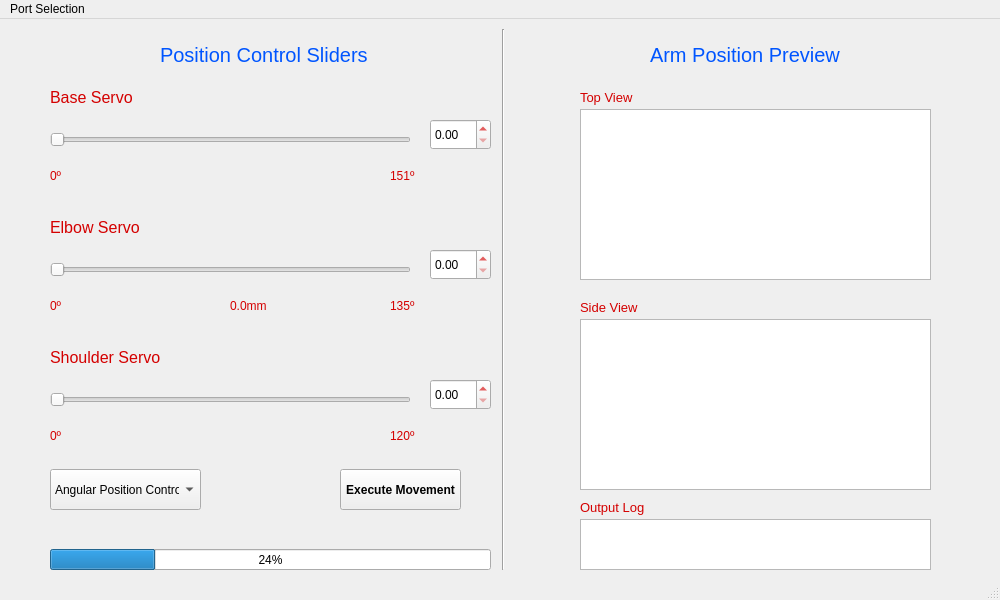
<?xml version="1.0" encoding="UTF-8"?>
<ui version="4.0">
 <class>MainWindow</class>
 <widget class="QMainWindow" name="MainWindow">
  <property name="geometry">
   <rect>
    <x>0</x>
    <y>0</y>
    <width>1000</width>
    <height>600</height>
   </rect>
  </property>
  <property name="minimumSize">
   <size>
    <width>1000</width>
    <height>600</height>
   </size>
  </property>
  <property name="maximumSize">
   <size>
    <width>1000</width>
    <height>600</height>
   </size>
  </property>
  <property name="palette">
   <palette>
    <active>
     <colorrole role="WindowText">
      <brush brushstyle="SolidPattern">
       <color alpha="255">
        <red>212</red>
        <green>0</green>
        <blue>0</blue>
       </color>
      </brush>
     </colorrole>
    </active>
    <inactive>
     <colorrole role="WindowText">
      <brush brushstyle="SolidPattern">
       <color alpha="255">
        <red>212</red>
        <green>0</green>
        <blue>0</blue>
       </color>
      </brush>
     </colorrole>
    </inactive>
    <disabled>
     <colorrole role="WindowText">
      <brush brushstyle="SolidPattern">
       <color alpha="255">
        <red>120</red>
        <green>120</green>
        <blue>120</blue>
       </color>
      </brush>
     </colorrole>
    </disabled>
   </palette>
  </property>
  <property name="cursor">
   <cursorShape>ArrowCursor</cursorShape>
  </property>
  <property name="windowTitle">
   <string>p-Arm Movement Control GUI</string>
  </property>
  <property name="documentMode">
   <bool>false</bool>
  </property>
  <widget class="QWidget" name="centralwidget">
   <widget class="QSlider" name="Slider1">
    <property name="geometry">
     <rect>
      <x>50</x>
      <y>110</y>
      <width>361</width>
      <height>22</height>
     </rect>
    </property>
    <property name="cursor">
     <cursorShape>SizeHorCursor</cursorShape>
    </property>
    <property name="orientation">
     <enum>Qt::Horizontal</enum>
    </property>
   </widget>
   <widget class="Line" name="line">
    <property name="geometry">
     <rect>
      <x>493</x>
      <y>10</y>
      <width>20</width>
      <height>541</height>
     </rect>
    </property>
    <property name="orientation">
     <enum>Qt::Vertical</enum>
    </property>
   </widget>
   <widget class="QLabel" name="SubtitleLeftLabel">
    <property name="geometry">
     <rect>
      <x>160</x>
      <y>20</y>
      <width>231</width>
      <height>31</height>
     </rect>
    </property>
    <property name="palette">
     <palette>
      <active>
       <colorrole role="WindowText">
        <brush brushstyle="SolidPattern">
         <color alpha="255">
          <red>0</red>
          <green>85</green>
          <blue>255</blue>
         </color>
        </brush>
       </colorrole>
      </active>
      <inactive>
       <colorrole role="WindowText">
        <brush brushstyle="SolidPattern">
         <color alpha="255">
          <red>0</red>
          <green>85</green>
          <blue>255</blue>
         </color>
        </brush>
       </colorrole>
      </inactive>
      <disabled>
       <colorrole role="WindowText">
        <brush brushstyle="SolidPattern">
         <color alpha="255">
          <red>120</red>
          <green>120</green>
          <blue>120</blue>
         </color>
        </brush>
       </colorrole>
      </disabled>
     </palette>
    </property>
    <property name="font">
     <font>
      <pointsize>15</pointsize>
     </font>
    </property>
    <property name="text">
     <string>Position Control Sliders</string>
    </property>
   </widget>
   <widget class="QLabel" name="SubtitleRightLabel">
    <property name="geometry">
     <rect>
      <x>650</x>
      <y>20</y>
      <width>231</width>
      <height>31</height>
     </rect>
    </property>
    <property name="palette">
     <palette>
      <active>
       <colorrole role="WindowText">
        <brush brushstyle="SolidPattern">
         <color alpha="255">
          <red>0</red>
          <green>85</green>
          <blue>255</blue>
         </color>
        </brush>
       </colorrole>
      </active>
      <inactive>
       <colorrole role="WindowText">
        <brush brushstyle="SolidPattern">
         <color alpha="255">
          <red>0</red>
          <green>85</green>
          <blue>255</blue>
         </color>
        </brush>
       </colorrole>
      </inactive>
      <disabled>
       <colorrole role="WindowText">
        <brush brushstyle="SolidPattern">
         <color alpha="255">
          <red>120</red>
          <green>120</green>
          <blue>120</blue>
         </color>
        </brush>
       </colorrole>
      </disabled>
     </palette>
    </property>
    <property name="font">
     <font>
      <pointsize>15</pointsize>
     </font>
    </property>
    <property name="text">
     <string>Arm Position Preview</string>
    </property>
   </widget>
   <widget class="QSlider" name="Slider2">
    <property name="geometry">
     <rect>
      <x>50</x>
      <y>240</y>
      <width>361</width>
      <height>22</height>
     </rect>
    </property>
    <property name="cursor">
     <cursorShape>SizeHorCursor</cursorShape>
    </property>
    <property name="orientation">
     <enum>Qt::Horizontal</enum>
    </property>
   </widget>
   <widget class="QSlider" name="Slider3">
    <property name="geometry">
     <rect>
      <x>50</x>
      <y>370</y>
      <width>361</width>
      <height>22</height>
     </rect>
    </property>
    <property name="cursor">
     <cursorShape>SizeHorCursor</cursorShape>
    </property>
    <property name="orientation">
     <enum>Qt::Horizontal</enum>
    </property>
   </widget>
   <widget class="QComboBox" name="comboBoxCoordinates">
    <property name="geometry">
     <rect>
      <x>50</x>
      <y>450</y>
      <width>151</width>
      <height>41</height>
     </rect>
    </property>
    <property name="cursor">
     <cursorShape>SizeVerCursor</cursorShape>
    </property>
    <item>
     <property name="text">
      <string>Angular Position Control</string>
     </property>
    </item>
    <item>
     <property name="text">
      <string>Cartesian Position Control</string>
     </property>
    </item>
   </widget>
   <widget class="QPushButton" name="ExecuteButton">
    <property name="geometry">
     <rect>
      <x>340</x>
      <y>450</y>
      <width>121</width>
      <height>41</height>
     </rect>
    </property>
    <property name="font">
     <font>
      <weight>75</weight>
      <bold>true</bold>
     </font>
    </property>
    <property name="cursor">
     <cursorShape>PointingHandCursor</cursorShape>
    </property>
    <property name="text">
     <string>Execute Movement</string>
    </property>
   </widget>
   <widget class="QLabel" name="SliderLabel1">
    <property name="geometry">
     <rect>
      <x>50</x>
      <y>70</y>
      <width>291</width>
      <height>16</height>
     </rect>
    </property>
    <property name="font">
     <font>
      <pointsize>12</pointsize>
     </font>
    </property>
    <property name="text">
     <string>Base Servo</string>
    </property>
   </widget>
   <widget class="QLabel" name="SliderLabel2">
    <property name="geometry">
     <rect>
      <x>50</x>
      <y>200</y>
      <width>291</width>
      <height>16</height>
     </rect>
    </property>
    <property name="font">
     <font>
      <pointsize>12</pointsize>
     </font>
    </property>
    <property name="text">
     <string>Elbow Servo</string>
    </property>
   </widget>
   <widget class="QLabel" name="SliderLabel3">
    <property name="geometry">
     <rect>
      <x>50</x>
      <y>330</y>
      <width>301</width>
      <height>16</height>
     </rect>
    </property>
    <property name="font">
     <font>
      <pointsize>12</pointsize>
     </font>
    </property>
    <property name="text">
     <string>Shoulder Servo</string>
    </property>
   </widget>
   <widget class="QProgressBar" name="progressBar">
    <property name="geometry">
     <rect>
      <x>50</x>
      <y>530</y>
      <width>441</width>
      <height>21</height>
     </rect>
    </property>
    <property name="cursor">
     <cursorShape>WaitCursor</cursorShape>
    </property>
    <property name="value">
     <number>24</number>
    </property>
   </widget>
   <widget class="QDoubleSpinBox" name="doubleSpinBox1">
    <property name="geometry">
     <rect>
      <x>430</x>
      <y>100</y>
      <width>61</width>
      <height>31</height>
     </rect>
    </property>
   </widget>
   <widget class="QDoubleSpinBox" name="doubleSpinBox2">
    <property name="geometry">
     <rect>
      <x>430</x>
      <y>230</y>
      <width>61</width>
      <height>31</height>
     </rect>
    </property>
   </widget>
   <widget class="QDoubleSpinBox" name="doubleSpinBox3">
    <property name="geometry">
     <rect>
      <x>430</x>
      <y>360</y>
      <width>61</width>
      <height>31</height>
     </rect>
    </property>
   </widget>
   <widget class="QLabel" name="subLabel1">
    <property name="geometry">
     <rect>
      <x>50</x>
      <y>150</y>
      <width>47</width>
      <height>13</height>
     </rect>
    </property>
    <property name="text">
     <string>0º</string>
    </property>
   </widget>
   <widget class="QLabel" name="subLabel2">
    <property name="geometry">
     <rect>
      <x>390</x>
      <y>150</y>
      <width>47</width>
      <height>13</height>
     </rect>
    </property>
    <property name="text">
     <string>151º</string>
    </property>
   </widget>
   <widget class="QLabel" name="subLabel3">
    <property name="geometry">
     <rect>
      <x>50</x>
      <y>280</y>
      <width>47</width>
      <height>13</height>
     </rect>
    </property>
    <property name="text">
     <string>0º</string>
    </property>
   </widget>
   <widget class="QLabel" name="subLabel4">
    <property name="geometry">
     <rect>
      <x>390</x>
      <y>280</y>
      <width>47</width>
      <height>13</height>
     </rect>
    </property>
    <property name="text">
     <string>135º</string>
    </property>
   </widget>
   <widget class="QLabel" name="subLabel5">
    <property name="geometry">
     <rect>
      <x>50</x>
      <y>410</y>
      <width>47</width>
      <height>13</height>
     </rect>
    </property>
    <property name="text">
     <string>0º</string>
    </property>
   </widget>
   <widget class="QLabel" name="subLabel6">
    <property name="geometry">
     <rect>
      <x>390</x>
      <y>410</y>
      <width>47</width>
      <height>13</height>
     </rect>
    </property>
    <property name="text">
     <string>120º</string>
    </property>
   </widget>
   <widget class="QLabel" name="subLabel7">
    <property name="geometry">
     <rect>
      <x>230</x>
      <y>280</y>
      <width>47</width>
      <height>13</height>
     </rect>
    </property>
    <property name="text">
     <string>0.0mm</string>
    </property>
   </widget>
   <widget class="PlotWidget" name="topView">
    <property name="geometry">
     <rect>
      <x>580</x>
      <y>90</y>
      <width>351</width>
      <height>171</height>
     </rect>
    </property>
   </widget>
   <widget class="PlotWidget" name="sideView">
    <property name="geometry">
     <rect>
      <x>580</x>
      <y>300</y>
      <width>351</width>
      <height>171</height>
     </rect>
    </property>
   </widget>
   <widget class="QLabel" name="label">
    <property name="geometry">
     <rect>
      <x>580</x>
      <y>70</y>
      <width>61</width>
      <height>16</height>
     </rect>
    </property>
    <property name="font">
     <font>
      <pointsize>10</pointsize>
     </font>
    </property>
    <property name="text">
     <string>Top View</string>
    </property>
   </widget>
   <widget class="QLabel" name="label_2">
    <property name="geometry">
     <rect>
      <x>580</x>
      <y>280</y>
      <width>71</width>
      <height>16</height>
     </rect>
    </property>
    <property name="font">
     <font>
      <pointsize>10</pointsize>
     </font>
    </property>
    <property name="text">
     <string>Side View</string>
    </property>
   </widget>
   <widget class="QPlainTextEdit" name="loggerBox">
    <property name="geometry">
     <rect>
      <x>580</x>
      <y>500</y>
      <width>351</width>
      <height>51</height>
     </rect>
    </property>
    <property name="cursor" stdset="0">
     <cursorShape>ForbiddenCursor</cursorShape>
    </property>
   </widget>
   <widget class="QLabel" name="label_3">
    <property name="geometry">
     <rect>
      <x>580</x>
      <y>480</y>
      <width>71</width>
      <height>16</height>
     </rect>
    </property>
    <property name="font">
     <font>
      <pointsize>10</pointsize>
     </font>
    </property>
    <property name="text">
     <string>Output Log</string>
    </property>
   </widget>
  </widget>
  <widget class="QMenuBar" name="menubar">
   <property name="geometry">
    <rect>
     <x>0</x>
     <y>0</y>
     <width>1000</width>
     <height>21</height>
    </rect>
   </property>
   <widget class="QMenu" name="menuPort_Selection">
    <property name="title">
     <string>Port Selection</string>
    </property>
   </widget>
   <addaction name="menuPort_Selection"/>
  </widget>
  <widget class="QStatusBar" name="statusbar"/>
 </widget>
 <customwidgets>
  <customwidget>
   <class>PlotWidget</class>
   <extends>QGraphicsView</extends>
   <header>pyqtgraph</header>
  </customwidget>
 </customwidgets>
 <resources/>
 <connections/>
</ui>
